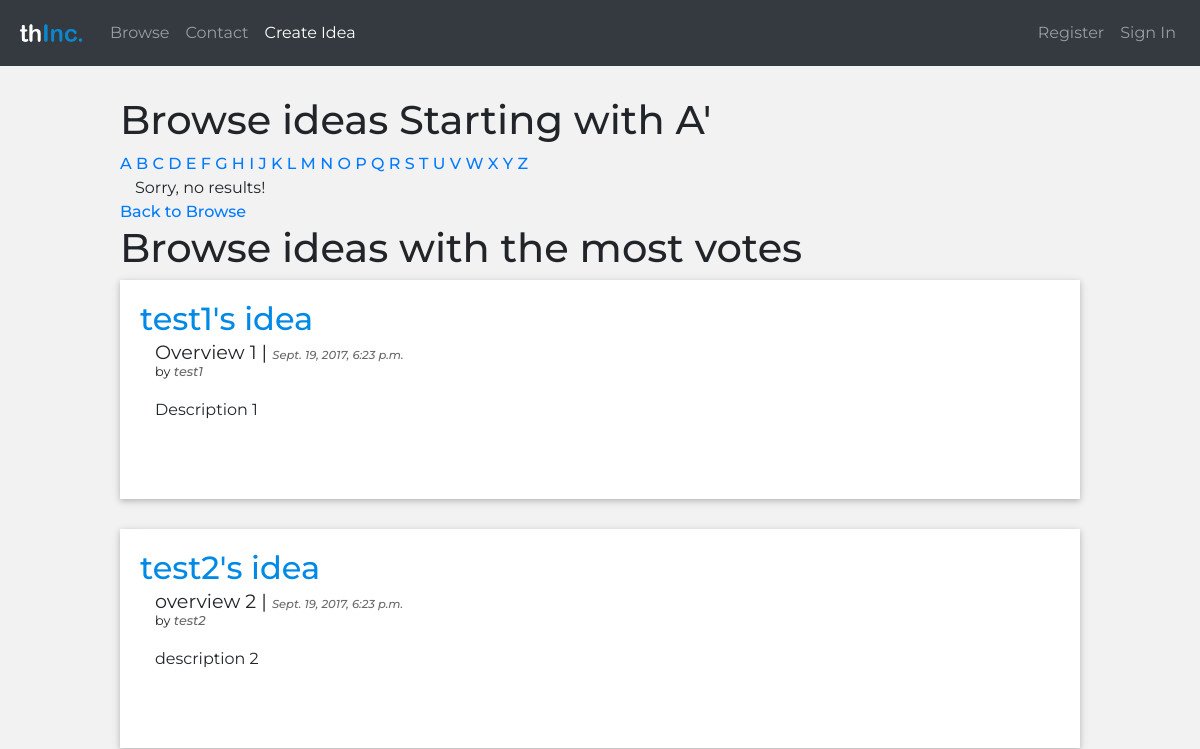
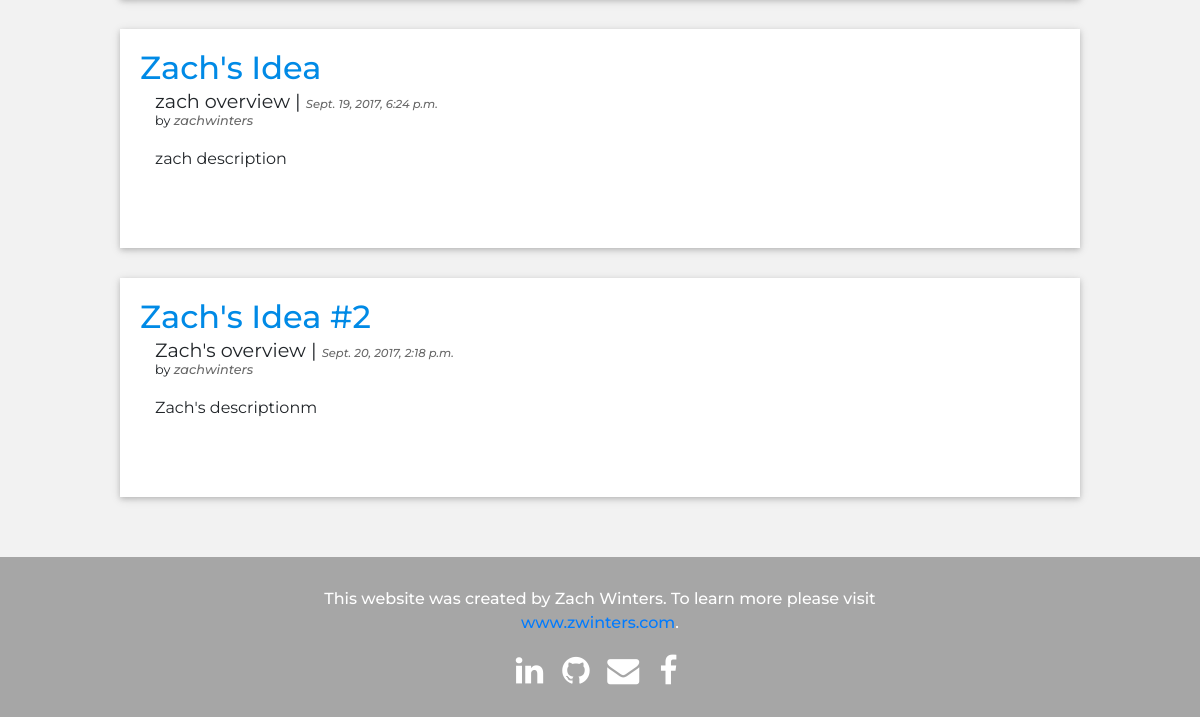
The page /ideashare/browse/a/ on the database as committed earlier (2 pictures, top to bottom).
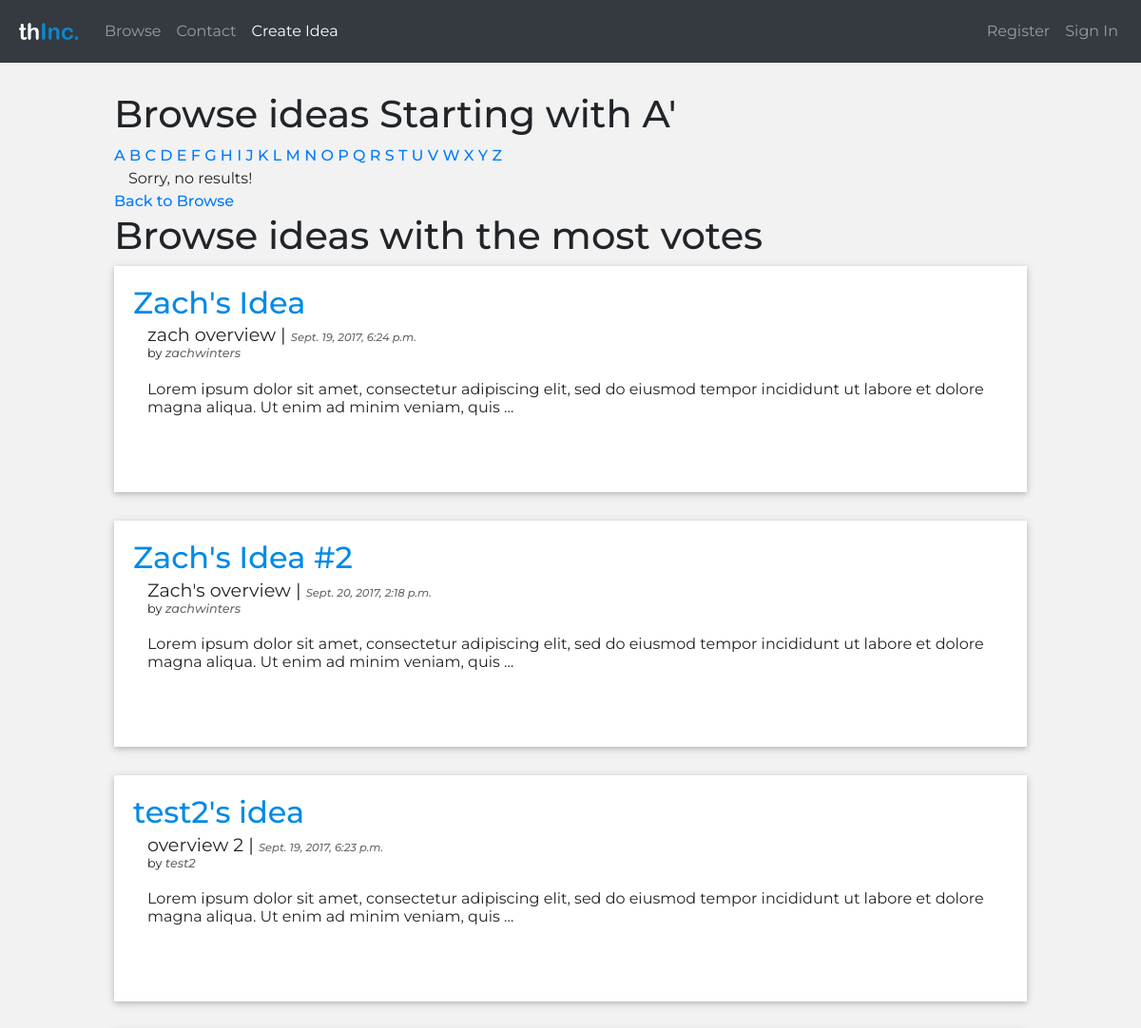
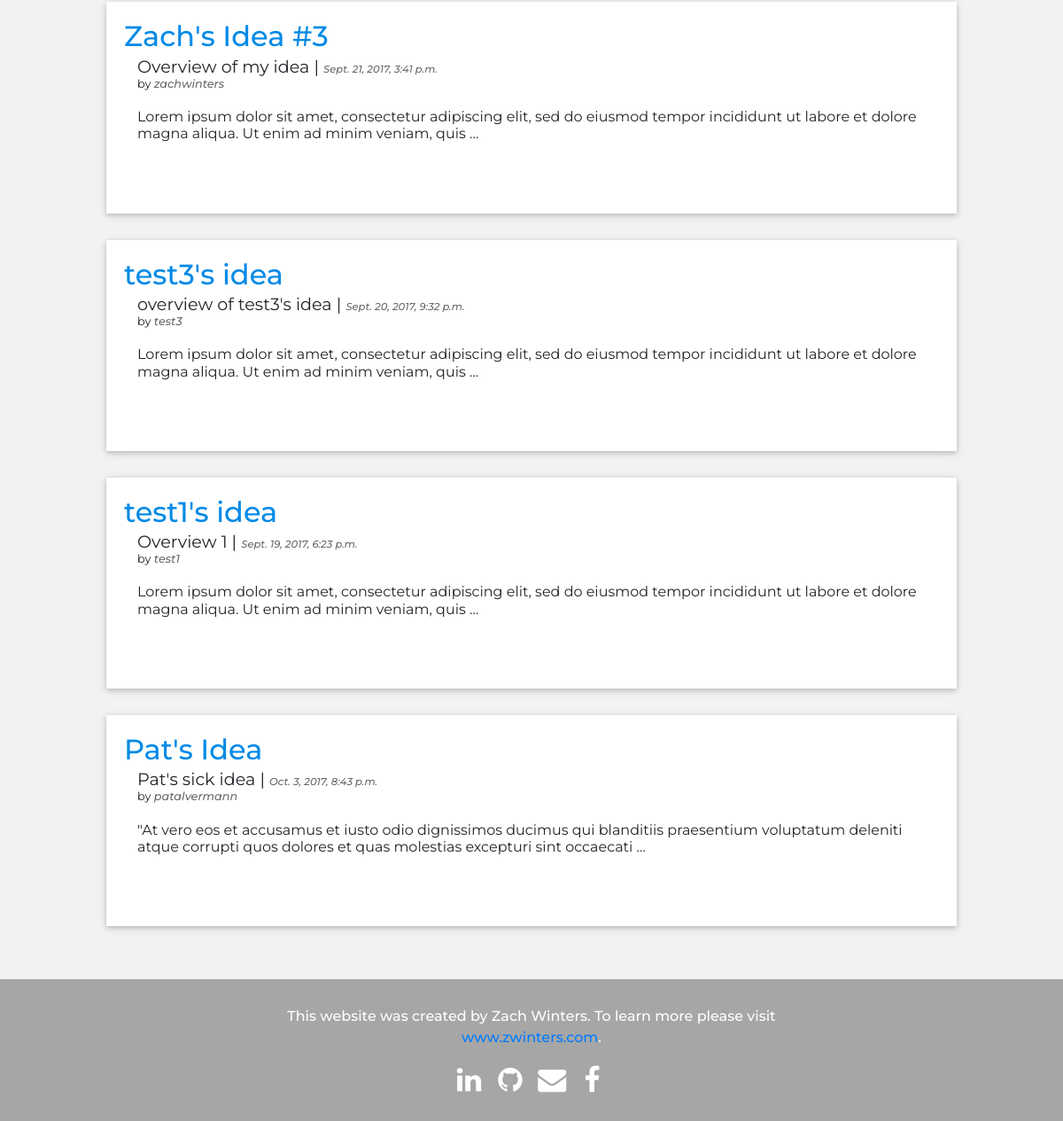
The same page on the database as committed later (2 pictures, top to bottom).
### ideashare/models.py (models this page shows, shortened)
class Idea(models.Model):
	user = models.ForeignKey('auth.User')
	name = models.CharField(max_length=255, default="", editable=True)
	overview = models.TextField()
	description = models.TextField()
	published_date = models.DateTimeField(auto_now_add=True, null=True)
	updated_date = models.DateTimeField(auto_now=True, auto_now_add=False, null=True)
	votes = models.IntegerField(default=0)
	slug = models.SlugField(unique=True)

### ideashare/views.py (the view)
# urls.py: url(r'^browse/(?P<initial>[-\w]+)/$',
def browse(request, initial=None):
	if initial:
		ideas = Idea.objects.filter(name__istartswith=initial)
		ideas = ideas.order_by('name')
	else:
		ideas = Idea.objects.all().order_by('name')
	ideas_by_vote = Idea.objects.all().order_by('-votes')
	return render(request, 'ideashare/browse.html', {
			'ideas': ideas,
			'initial': initial,
			'ideas_by_vote': ideas_by_vote,
		})

### templates/ideashare/browse.html (shortened to what this page needs)
{% extends 'base.html' %}
{% block content %}
<div class="ideas">
    <h1>
        Browse ideas {% if initial %} Starting with
        {{ initial|title }}' {% else %} by Name {% endif %}
    </h1>
    {% for letter in 'abcdefghijklmnopqrstuvwxyz' %}
    <a href="{% url 'browse' initial=letter %}"
    {% if initial == letter %}class="active"{% endif %}>
        {{ letter|upper }}
    </a>
    {% endfor %}
    {% for idea in ideas %}
    <li>
        <div class="idea_section">
            <div class="idea_outer">
                <div class="idea">
                    <h2>
                        <a class="idea_name" href="{% url 'idea_detail' slug=idea.slug %}">{{ idea.name }}
                        </a>
                    </h2>
                    <h3>{{ idea.overview }} | <span class="published_date">{{ idea.published_date }}</span></h3>
                    <p class="username">by <i class="username"><a id="user_link" href="{% url 'user_profile' username=idea.user %}">{{ idea.user }}</a></i></p>
                    <p style="margin-top: 1em;">{{ idea.description|truncatewords:25 }}</p>
                </div>
            </div>
        </div>
    </li>
    {% empty %}
    	<p>Sorry, no results!</p>
    {% endfor %}
    {% if initial != letter %}
    <a href="{% url 'browse' %}">Back to Browse</a>
    {% endif %}
    <h1>
        Browse ideas with the most votes
    </h1>
    {% for idea in ideas_by_vote %}
	<li>
        <div class="idea_section">
            <div class="idea_outer">
                <div class="idea">
                    <h2>
                        <a class="idea_name" href="{% url 'idea_detail' slug=idea.slug %}">{{ idea.name }}
                            </a>
                    </h2>
                    <h3>{{ idea.overview }} | <span class="published_date">{{ idea.published_date }}</span></h3>
                    <p class="username">by <i class="username"><a id="user_link" href="{% url 'user_profile' username=idea.user %}">{{ idea.user }}</a></i></p>
                    <p style="margin-top: 1em;">{{ idea.description|truncatewords:25 }}</p>
                </div>
            </div>
        </div>
    </li>
    {% empty %}
    <p>Sorry, no results!</p>
    {% endfor %}
</div>
{% endblock content %}

Rows that differ between the two databases and show on the page:
changed Idea "Zach's Idea": description "zach description" → "Lorem ipsum dolor sit amet, consectetur adipiscing elit, sed do eiusmod tempor incididunt ut labore et dolore magna aliqua. Ut enim ad minim veniam, quis …"
changed Idea "Zach's Idea #2": description "Zach's descriptionm" → "Lorem ipsum dolor sit amet, consectetur adipiscing elit, sed do eiusmod tempor incididunt ut labore et dolore magna aliqua. Ut enim ad minim veniam, quis …"
changed Idea "test2's idea": description "description 2" → "Lorem ipsum dolor sit amet, consectetur adipiscing elit, sed do eiusmod tempor incididunt ut labore et dolore magna aliqua. Ut enim ad minim veniam, quis …"; moves down the list
added Idea: name "Zach's Idea #3", overview "Overview of my idea", published_date "Sept. 21, 2017, 3:41 p.m.", user "zachwinters", description "Lorem ipsum dolor sit amet, consectetur adipiscing elit, sed do eiusmod tempor incididunt ut labore et dolore magna aliqua. Ut enim ad minim veniam, quis …"
added Idea: name "test3's idea", overview "overview of test3's idea", published_date "Sept. 20, 2017, 9:32 p.m.", user "test3", description "Lorem ipsum dolor sit amet, consectetur adipiscing elit, sed do eiusmod tempor incididunt ut labore et dolore magna aliqua. Ut enim ad minim veniam, quis …"
changed Idea "test1's idea": description "Description 1" → "Lorem ipsum dolor sit amet, consectetur adipiscing elit, sed do eiusmod tempor incididunt ut labore et dolore magna aliqua. Ut enim ad minim veniam, quis …"; moves down the list
added Idea: name "Pat's Idea", overview "Pat's sick idea", published_date "Oct. 3, 2017, 8:43 p.m.", user "patalvermann", description "\"At vero eos et accusamus et iusto odio dignissimos ducimus qui blanditiis praesentium voluptatum deleniti atque corrupti quos dolores et quas molestias excepturi sint occaecati …"
